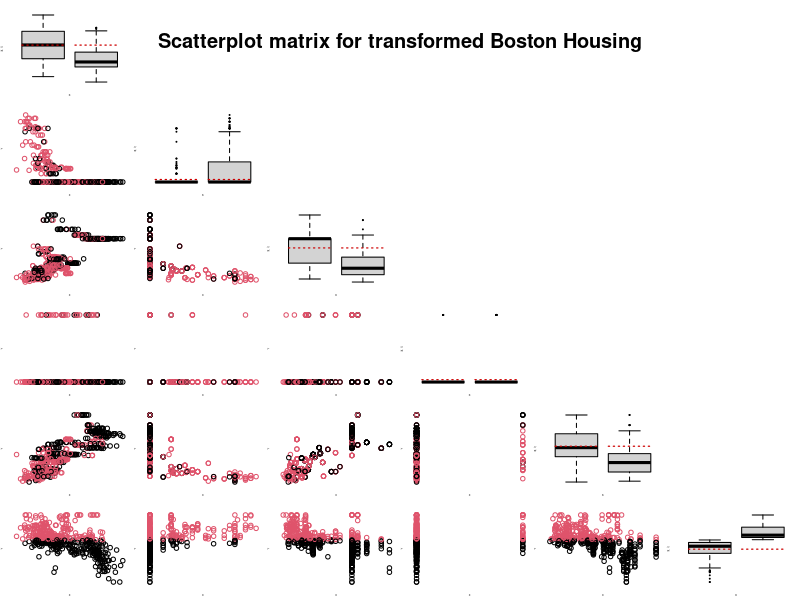

Source code (R):
# −−−−−−−−−−−−−−−−−−−−−−−−−−−−−−−−−−−−−−−−−−−−−−−−−−−−−−
# Name of QuantLet : MVAdrafthousingt
# −−−−−−−−−−−−−−−−−−−−−−−−−−−−−−−−−−−−−−−−−−−−−−−−−−−−−−
# Published in : Applied Multivariate Statistical Analysis
# −−−−−−−−−−−−−−−−−−−−−−−−−−−−−−−−−−−−−−−−−−−−−−−−−−−−−−
# Description : Plots the scatterplot matrix for 
# the transformed Boston housing data variables 
# X1, . . . ,X5 and X14..
# −−−−−−−−−−−−−−−−−−−−−−−−−−−−−−−−−−−−−−−−−−−−−−−−−−−−−−
# Keywords : financial, data visualization, boxplot, 
# scatterplot, plot, graphical representation
# −−−−−−−−−−−−−−−−−−−−−−−−−−−−−−−−−−−−−−−−−−−−−−−−−−−−−−
# See also : MVAdrafthousing, MVApcphousing
# −−−−−−−−−−−−−−−−−−−−−−−−−−−−−−−−−−−−−−−−−−−−−−−−−−−−−−
# Author : Vladimir Georgescu, Jorge Patron, Song Song, Julia Wandke, Awdesch Melzer
# −−−−−−−−−−−−−−−−−−−−−−−−−−−−−−−−−−−−−−−−−−−−−−−−−−−−−−
# Submitted : Tue, September 09 2014 by Awdesch Melzer
# −−−−−−−−−−−−−−−−−−−−−−−−−−−−−−−−−−−−−−−−−−−−−−−−−−−−−−
# Datafile : bostonh.dat
# −−−−−−−−−−−−−−−−−−−−−−−−−−−−−−−−−−−−−−−−−−−−−−−−−−−−−−

# clear all variables
rm(list = ls(all = TRUE))
graphics.off()

# load data
data = read.table("bostonh.dat")
x    = data

# data transfomation
K = as.numeric(data[, 14] > median(data[, 14])) + 1
x = cbind(log(x[, 1]), x[, 2], x[, 3], x[, 4], log(x[, 5]), log(x[, 14]), K)

# subset creation for subset means
z    = data.frame(x)
z1   = subset(z, z$K == 1)
z2   = subset(z, z$K == 2)
m1   = apply(z1, 2, mean)
m2   = apply(z2, 2, mean)
i    = 0
op   = par(mfrow = c(6, 6), cex = 0.15)

while (i < 6) {
    i = i + 1
    j = 0
    while (j < 6) {
        j = j + 1
        
        if (i == j) {
            boxplot(x[, i] ~ K, at = 1:2, axes = FALSE)
            lines(c(0.6, 1.4), c(m1[i], m1[i]), lty = "dotted", lwd = 1.2, col = "red3")
            lines(c(1.6, 2.4), c(m1[i], m1[i]), lty = "dotted", lwd = 1.2, col = "red3")
        }
        
        if (i > j) {
            yy = cbind(x[, j], x[, i], K)
            plot(yy[, -3], col = as.numeric(K), xlab = "X", ylab = "Y", cex = 4, 
                axes = FALSE)
        }
        
        if (i < j) {
            plot(i, type = "n", axes = FALSE, xlab = "", ylab = "", main = "")
        }
    }
}

title(main = list("Scatterplot matrix for transformed Boston Housing", cex = 8), 
    line = -16, outer = TRUE) 
